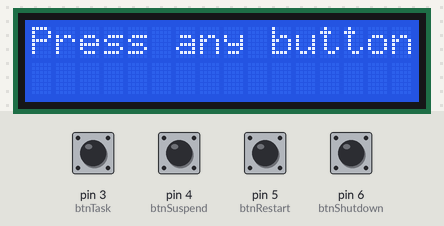
Simulated run of this sketch. Board: Arduino Uno, built with avr-gcc and run on an emulated ATmega328P. Parts: 16×2 character LCD. Inputs (shaded band) come from the test bench; at power-on: pin 3 (btnTask), pin 4 (btnSuspend), pin 5 (btnRestart), pin 6 (btnShutdown) LOW. What the sketch prints to the serial monitor is not drawn.

Above: at 1.2 s.
1.3 s: pin 3 (btnTask) pulled HIGH for 0.15 s
At 2.0 s:
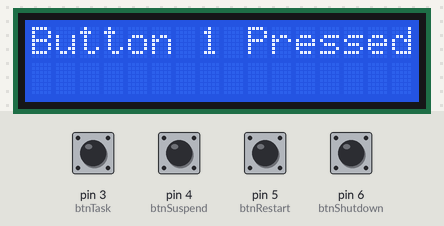
4.4 s: pin 4 (btnSuspend) pulled HIGH for 0.15 s
At 5.2 s:
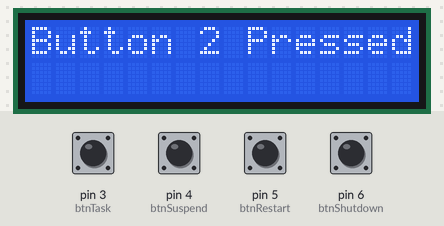
7.5 s: pin 5 (btnRestart) pulled HIGH for 0.15 s
At 8.2 s:
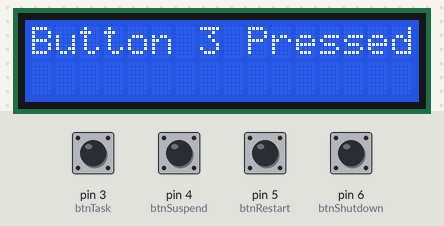
10.6 s: pin 6 (btnShutdown) pulled HIGH for 0.15 s
At 11.2 s:
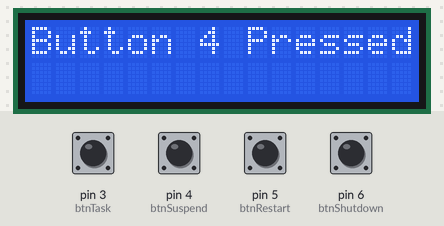
13.7 s: pin 6 (btnShutdown) pulled HIGH for 1 s
17.3 s: pin 3 (btnTask) pulled HIGH for 1 s
At 17.9 s:
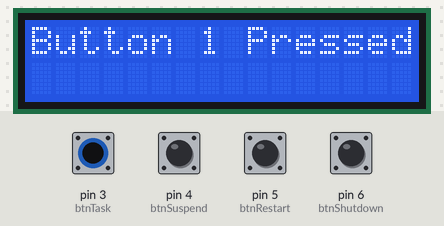
Timing chart, 0 to 20.3 s (numbered marks = the images above; inputs shaded):
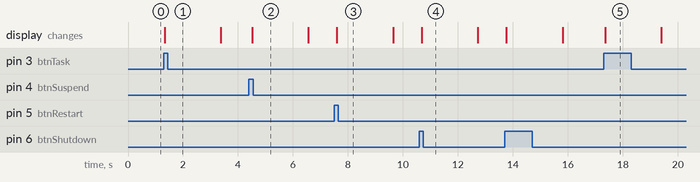

Measured:
- after the input at 1.3 s, the display: changes at once (image 1)
- after the input at 4.4 s, the display: changes after 0.11 s (image 2)
- after the input at 7.5 s, the display: changes after 0.10 s (image 3)
- after the input at 10.6 s, the display: changes after 0.08 s (image 4)
- after the input at 17.3 s, the display: changes after 0.06 s (image 5)

The sketch:

firmware.ino
```cpp
#include <Wire.h>
#include <LiquidCrystal_I2C.h>

LiquidCrystal_I2C lcd(0x27, 16, 2);

int btnTask = 3;
int btnSuspend = 4;
int btnRestart = 5;
int btnShutdown = 6;

void setup() {
  Serial.begin(9600);  // Start serial communication at 9600 baud
  while (!Serial);
  lcd.init();
  lcd.backlight();
}

int timeout = 0;
int pressed = 0;

void loop() {
  lcd.setCursor(0, 1);
  if (timeout == 0) {
    lcd.clear();
    lcd.setCursor(0, 0);
    if (pressed != 0) {
      lcd.print("Error");
      pressed = 0;
      timeout = 2000;
    } else {
      lcd.print("Press any button");
    }
  }

  if (pressed == 0) {
    handleButtonPressed();
  } else {
    if (Serial.available() > 0) {
      String str = Serial.readString();
      if (str == "r") {
        printText(pressed);
        pressed = 0;
      }
    }
  }

  lcd.display();
  if(timeout >= 0){
    timeout -= 100;
  }
  delay(100);
}

void handleButtonPressed() {

  if (digitalRead(btnTask) == HIGH) {
    Serial.print("1");
    lcd.clear();

    lcd.setCursor(0, 0);
    lcd.print("Button 1 Pressed...");
    timeout = 2000;
    pressed = 1;
  } else if (digitalRead(btnSuspend) == HIGH) {
    Serial.print("2");
    lcd.clear();

    lcd.setCursor(0, 0);
    lcd.print("Button 2 Pressed...");
    timeout = 2000;
    pressed = 2;
  } else if (digitalRead(btnRestart) == HIGH) {
    Serial.print("3");
    lcd.clear();

    lcd.setCursor(0, 0);
    lcd.print("Button 3 Pressed...");
    timeout = 2000;
    pressed = 3;
  } else if (digitalRead(btnShutdown) == HIGH) {
    Serial.print("4");
    lcd.clear();

    lcd.setCursor(0, 0);
    lcd.print("Button 4 Pressed...");
    timeout = 2000;
    pressed = 4;
  }
}


void printText(int n) {
  if (n == 1) {
    lcd.clear();
    lcd.setCursor(0, 0);
    lcd.print("Open TaskManager");
    lcd.setCursor(0, 1);
    timeout = 2000;
  } else if (n == 2){
    lcd.clear();
    lcd.setCursor(0, 0);
    lcd.print("PC Suspended");
    lcd.setCursor(0, 1);
    timeout = 2000;
  } else if (n == 3){
    lcd.clear();
    lcd.setCursor(0, 0);
    lcd.print("Restarting PC");
    lcd.setCursor(0, 1);
    timeout = 2000;
  } else if (n == 4){
    lcd.clear();
    lcd.setCursor(0, 0);
    lcd.print("Shutting down PC");
    lcd.setCursor(0, 1);
    timeout = 2000;
  }
}
```
